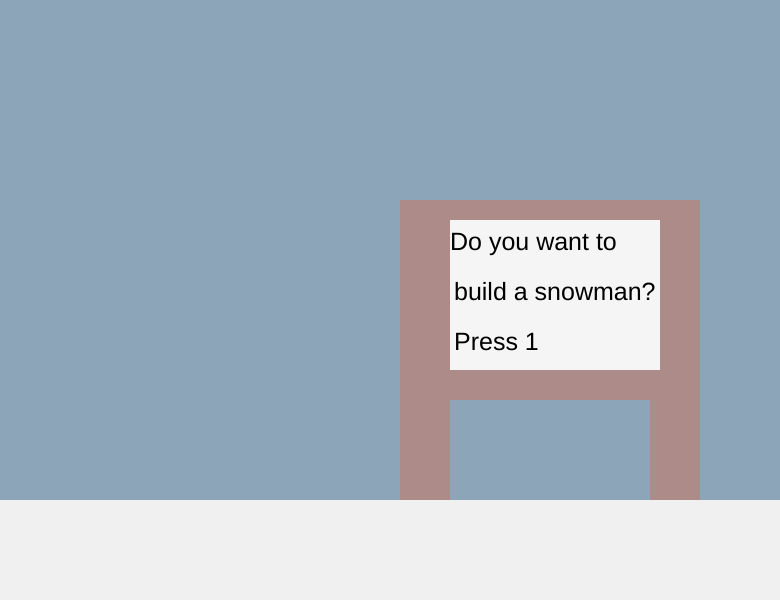
Frame 1 (no input)
Frame 60 (no input): identical to frame 1, image omitted
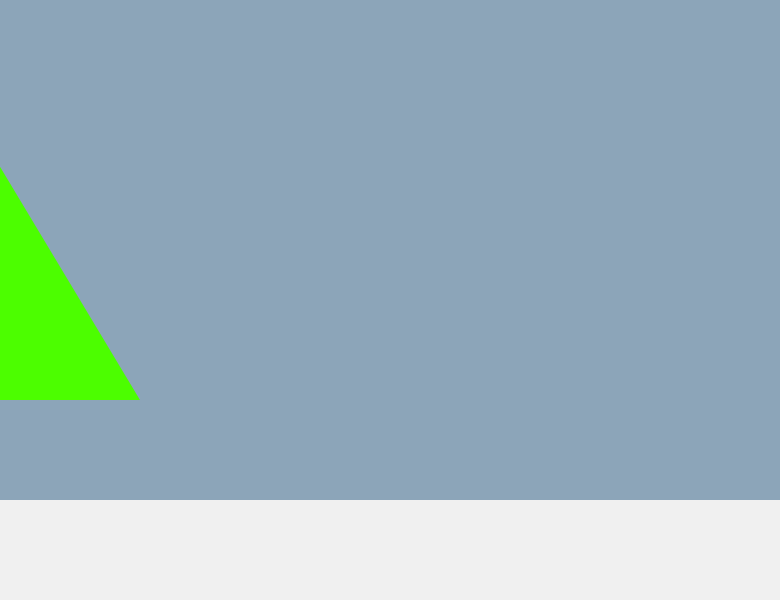
Frame 120 (the mouse pressed at the canvas centre since frame 60)

The p5.js sketch that drew these frames (run headless with seeded random() and noise() and a simulated clock; from frame 60 on, the mouse is pressed at the canvas centre):

// p5.js sketch
// ── sketch.js
//controls canvas size
const CANVAS_WIDTH = 780;
const CANVAS_HEIGHT = 600;

//sets background used in sketch
const BACKGROUND_COLOR = "#8CA5B9";

//snowman part
const bodyr=200;
const headr=150;
const head = 100;
const sw=5; //means stroke weight

//colors for LV scarft
const LV_WALLET_COLOR1 = '#866656';
const LV_WALLET_COLOR2 = '#9D7C57';

//parameters for each checker box
const BOX_SIZE = 35;
const BOX_WIDTH = 0;

//checker shape
const CHECKER_BOX_SHAPE = 4;

//used to determine starting point of checkers
const X_ORIGIN = 100;
const Y_ORIGIN = 50;

const ORNAMENT_COLOR = "white";

var coordX =  [200, 400, 100, 300, 500, 350, 250, 450, 150, 50];
var coordY = [100, 200, 300, 100, 500, 550, 400, 100, 350, 200];


//displays instructions for user on the sign to progress in the story
//instructions 
var instruction1 = "Do you want to";
var instruction1_2 = "build a snowman?";
var instruction1_3 = "Press 1";

//second set of instructions for user
var instruction2 = "Now add a middle";
var instruction2_1 = "section"
var instruction2_2 = "Press 2"
//third set of instructions for user 
var instruction3 = "Finish the body."; 
var instruction3_1 = "Add the head";
var instruction3_2 = "Press 3";
//fourth set of instructions for user
var instruction4 = "Now add the eyes.";
var instruciton4_1 = "Press 4";
//fifth set of instructions 
var instruction5 = "Give him a nose"
var instruction5_1 = "Press 5";

//fifth set of instructions for user
var instruction6 = "Next up are arms";
var instruction6_1 = "Press 6";

//sixth set of instructions for user 
var instruction7 = "Give him buttons";
var instruction7_1 = "Press 7";

//eighth set of instructions for user
var instruction8 = "Dress him up.";
var instruction8_1 = "Add a hat";
var instruction8_2 = "Press 8"
//nineth set of instructions for user
var instruction9 = "Keep him warm.";
var instruction9_1 = "Add a scarf";
var instruction9_2 = "Press 9";
//tenth set of instrucitons for user 
var instruction10 = "Click & move";
var instruction10_1 = "right & left for";
var instruction10_2 = "a special message"
//special messages that display to the sign's left and right
var instructions11 = "Happy Holidays!";
var instructions12 = "Enjoy Winter break!"

//sets up the page
function setup() 
	{
 createCanvas(CANVAS_WIDTH, CANVAS_HEIGHT);
	}

function draw() 
{
  //Items Redrawn with each time  
  background(BACKGROUND_COLOR);
  if (key == "") 
  	{
  	screen01 ();
    } 
  
  	//else if (key == "0") 
    //{
      //drawScreenv1();
    //1111}
  
 	else if (key == "1") 
    {
      screen1();
    }
  
  	else if (key == "2") 
    {
      screenv2();
    }

  	else if (key == "3") 
    {
      screenv3();
    }
else if (key == "4") 
    {
      screenv4();
    }
  else if (key == "5") 
    {
      screenv5();
    }
   else if (key == "6") 
    {
      screenv6();
    }
    else if (key == "7") 
    {
      screenv7();
    }
    else if (key == "8") 
    {
      screenv8();
    }
    else if (key == "9") 
    {
      screenv9();
    }
}


function screen01 ()
{
  
  snowGround ();
  instructionsign ();
	instructions1 ();
	tree ();

}

//function screen0 ()
//{
//}

function screen1 ()
{
  snowmanBase ();
  snowGround ();
  instructionsign ();
  instructions2 ();
  tree ();

}

function screenv2 ()
{
  snowmanBase ();
  snowmanMiddle ();
  snowGround ();
  instructionsign ();
  instructions3 ();
	tree ();
}


function screenv3 ()
{
  snowmanBase ();
  snowmanMiddle ();
  snowmanHead ();
  snowGround ();
  instructionsign ();
  instructions4 ();
	tree ();
}

function screenv4 ()
{
 snowmanBase ();
  snowmanMiddle ();
  snowmanHead ();
  snowmanEyes ();
  snowGround ();
  instructionsign ();
	instructions5 ();
	tree ();

}

function screenv5 ()
{
 snowmanBase ();
  snowmanMiddle ();
  snowmanHead ();
  snowmanEyes ();
  snowmanNose ();
  snowGround ();
  instructionsign ();
  instructions6 ();
	tree ();

}

function screenv6 ()
{
 	snowmanHands ()
  snowmanBase ();
  snowmanMiddle ();
  snowmanHead ();
  snowmanEyes ();
  snowmanNose ();
  snowGround ();
  instructionsign ();
	instructions7 ();
	tree ();

}


function screenv7 ()
{
 	snowmanHands ()
  snowmanBase ();
  snowmanMiddle ();
  snowmanHead ();
  snowmanEyes ();
  snowmanNose ();
  snowmanButtons ();
  snowGround ();
	instructionsign ();
  instructions8 ();
	tree ();

}

function screenv8 ()
{
  snowmanHands ()
 	snowmanBase ();
  snowmanMiddle ();
  snowmanHead ();
  snowmanEyes ();
  snowmanNose ();
  snowmanButtons ();
  snowmanHatTop ();
  snowmanHatrim ();
  snowGround ();
	instructionsign ();
  instructions9 ();
	tree ();
}

function screenv9 ()
{
  snowmanHands ()
  snowmanBase ();
  snowmanMiddle ();
  snowmanHead ();
  snowmanEyes ();
  snowmanNose ();
  snowmanButtons ();
  snowmanHatTop ();
  snowmanHatrim ();
  lvScarf();
  lvScarfTop();
  snowGround ();
  instructionsign ();
  instructions10 ();
  tree ();
	happyHolidays ();
  enjoyBreak ();

}


function snowmanBase () 
{
  ellipseMode(CENTER);
  noStroke();
  fill(245);
  ellipse(mouseX+200,height-200,bodyr);
}

function snowmanMiddle () 
{
  fill(250);
  noStroke();
  ellipse(mouseX+200,height-350,headr);
}


  function snowmanHead () 
	{
  fill(250);
  noStroke();
  ellipse(mouseX+200,height-450,head);
	}

function snowmanEyes ()
{
  fill(0);
  ellipse(mouseX+180,height-460,10);
  ellipse(mouseX+210,height-460,12);
	}

function snowmanNose ()
{  //noStroke();
  fill(239,165,78);
  triangle(mouseX+200,height-430,mouseX+205,height-450,mouseX+100,height-450);
}

function snowmanHands ()
{
  stroke(70,56,40);
  strokeWeight(sw);
  line(mouseX-bodyr/1.4 +200,height-500,mouseX-bodyr/3.2+300,height-190); 
  line(mouseX+bodyr/1.4+200,height-500,mouseX+bodyr/3.2+100,height-190)
  }

function snowGround()
{
  rectMode(CORNER);
  fill(240);
  noStroke();
  rect(0,height-100,width,100);
}

function snowmanHatrim () 
{
  fill(0);
  rect (mouseX + 135,height-490, width/6, 10);
}

function snowmanHatTop ()
{
  fill(0);
  rect (mouseX +160,height-560, width/10, 75);
}

//snowmanbuttons

function snowmanButtons ()
{
  fill(0);
  ellipse(mouseX+200,height-380,10);
  ellipse(mouseX+200,height-350,12);
  ellipse(mouseX+200,height-320,12);

}

function lvScarfTop ()
{
	{
    //first column of checker boxes
  for (i = 0; i < CHECKER_BOX_SHAPE; i++) 
  {
    var xRowStart = Y_ORIGIN + i * BOX_SIZE;
    rect(mouseX +xRowStart +80, height-430, BOX_SIZE, BOX_SIZE);
    //(xRowStart+100, mouseX, BOX_SIZE, BOX_SIZE);
    if (isOdd(i)) {
      fill(LV_WALLET_COLOR1);
    } else {
      fill(LV_WALLET_COLOR2);
    }
    
  }
  }
  ///funcation ends
  function isOdd(n) {
  // compute remainder of division by two
  remainder = n % 2;
  if (remainder == 1) 
  	{
    	return true;
  	} 
  else 
    	{
    	return false;
  		}
  }
}

///function starts
function lvScarf ()
{
    //first column of checker boxes
  for (i = 0; i < CHECKER_BOX_SHAPE; i++) {
    var yRowStart = Y_ORIGIN + i * BOX_SIZE;
    rect(mouseX+140, yRowStart+120, BOX_SIZE, BOX_SIZE);
    if (isOdd(i)) {
      fill(LV_WALLET_COLOR1);
    } else {
      fill(LV_WALLET_COLOR2);
    }
    
  }
  ///funcation ends
  function isOdd(n) {
  // compute remainder of division by two
  remainder = n % 2;
  if (remainder == 1) 
  	{
    	return true;
  	} 
  else 
    	{
    	return false;
  		}
  }
}

function tree ()
{
  fill ("#B46E00")
  rect(mouseX+-450, 350, 50, 150);
  fill ("#4cfe00")
  triangle(mouseX-600, height -200,mouseX-430,height - 500,mouseX-250,height-200);

function ornament(ballX, ballY, ballSize) 
	{
  fill(BALL_COLOR);
  ellipseMode(RADIUS);
  ellipse(ballX, ballY, ballSize);
	}

}

function instructionsign ()
{
  fill("#AC8B89");
  rect(mouseX+400, 350, 50, 150);
  rect(mouseX+650, 350, 50, 150);
  rect(mouseX+400, 200, 300, 200);
  fill(245);
  rect(mouseX+450, 220, 210, 150);

}
function instructions1 ()
{
  fill("black");
  textSize(25);
  text(instruction1, mouseX+450, height - 350);
  text(instruction1_2, mouseX+454, height - 300);
  text(instruction1_3, mouseX+454, height - 250);
}

function instructions2 ()
{
  fill("black");
  textSize(25);
  text(instruction2, mouseX+450, height - 350);
  text(instruction2_1, mouseX+454, height - 300);
  text(instruction2_2, mouseX+454, height - 250);
}

function instructions2 ()
{
  fill("black");
  textSize(25);
  text(instruction2, mouseX+450, height - 350);
  text(instruction2_1, mouseX+454, height - 300);
  text(instruction2_2, mouseX+454, height - 250);
}


function instructions3 ()
{
  fill("black");
  textSize(25);
  text(instruction3, mouseX+450, height - 350);
  text(instruction3_1, mouseX+454, height - 300);
  text(instruction3_2, mouseX+454, height - 250);
}

function instructions4 ()
{
  fill("black");
  textSize(25);
  text(instruction4, mouseX+450, height - 350);
  text(instruciton4_1, mouseX+454, height - 300);
  //text(instruction4_2, mouseX+454, height - 250);
}

function instructions5 ()
{
  fill("black");
  textSize(25);
  text(instruction5, mouseX+450, height - 350);
  text(instruction5_1, mouseX+454, height - 300);
  //text(instruction4_2, mouseX+454, height - 250);
}


function instructions6 ()
{
  fill("black");
  textSize(25);
  text(instruction6, mouseX+450, height - 350);
  text(instruction6_1, mouseX+454, height - 300);
  //text(instruction4_2, mouseX+454, height - 250);
}

function instructions7 ()
{
  fill("black");
  textSize(25);
  text(instruction7, mouseX+450, height - 350);
  text(instruction7_1, mouseX+454, height - 300);
  //text(instruction4_2, mouseX+454, height - 250);
}

function instructions8 ()
{
    fill("black");
  textSize(25);
  text(instruction8, mouseX+450, height - 350);
  text(instruction8_1, mouseX+454, height - 300);
  text(instruction8_2, mouseX+454, height - 250);

}

function instructions9 ()
{
  fill("black");
  textSize(25);
  text(instruction9, mouseX+450, height - 350);
  text(instruction9_1, mouseX+454, height - 300);
  text(instruction9_2, mouseX+454, height - 250);
}

function instructions10 ()
{
  fill("black");
  textSize(25);
  text(instruction10, mouseX+450, height - 350);
  text(instruction10_1, mouseX+454, height - 300);
  text(instruction10_2, mouseX+454, height - 250);
}

function happyHolidays ()
{
fill("black");
textSize(75);
text(instructions11, mouseX-550, height - 350);
}

function enjoyBreak ()
{
  text(instructions12, mouseX+770, height - 350);
}
